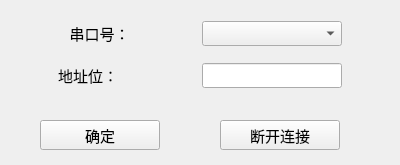
<?xml version="1.0" encoding="UTF-8"?>
<ui version="4.0">
 <class>FormSettingDialog</class>
 <widget class="QWidget" name="FormSettingDialog">
  <property name="geometry">
   <rect>
    <x>0</x>
    <y>0</y>
    <width>400</width>
    <height>165</height>
   </rect>
  </property>
  <property name="font">
   <font>
    <family>微软雅黑</family>
    <pointsize>11</pointsize>
   </font>
  </property>
  <property name="windowTitle">
   <string>Form</string>
  </property>
  <widget class="QWidget" name="widget_2" native="true">
   <property name="geometry">
    <rect>
     <x>10</x>
     <y>10</y>
     <width>381</width>
     <height>91</height>
    </rect>
   </property>
   <layout class="QVBoxLayout" name="verticalLayout">
    <item>
     <layout class="QHBoxLayout" name="horizontalLayout">
      <item>
       <widget class="QLabel" name="label">
        <property name="minimumSize">
         <size>
          <width>90</width>
          <height>25</height>
         </size>
        </property>
        <property name="maximumSize">
         <size>
          <width>90</width>
          <height>25</height>
         </size>
        </property>
        <property name="text">
         <string>   串口号：</string>
        </property>
       </widget>
      </item>
      <item>
       <widget class="QComboBox" name="comboBox_COM">
        <property name="minimumSize">
         <size>
          <width>140</width>
          <height>25</height>
         </size>
        </property>
        <property name="maximumSize">
         <size>
          <width>140</width>
          <height>25</height>
         </size>
        </property>
       </widget>
      </item>
     </layout>
    </item>
    <item>
     <layout class="QHBoxLayout" name="horizontalLayout_7">
      <item>
       <widget class="QLabel" name="label_7">
        <property name="minimumSize">
         <size>
          <width>90</width>
          <height>25</height>
         </size>
        </property>
        <property name="maximumSize">
         <size>
          <width>90</width>
          <height>25</height>
         </size>
        </property>
        <property name="text">
         <string>地址位：</string>
        </property>
       </widget>
      </item>
      <item>
       <widget class="QLineEdit" name="lineEdit">
        <property name="minimumSize">
         <size>
          <width>140</width>
          <height>25</height>
         </size>
        </property>
        <property name="maximumSize">
         <size>
          <width>140</width>
          <height>25</height>
         </size>
        </property>
       </widget>
      </item>
     </layout>
    </item>
   </layout>
  </widget>
  <widget class="QPushButton" name="btn_confirm">
   <property name="geometry">
    <rect>
     <x>40</x>
     <y>120</y>
     <width>120</width>
     <height>30</height>
    </rect>
   </property>
   <property name="minimumSize">
    <size>
     <width>120</width>
     <height>30</height>
    </size>
   </property>
   <property name="maximumSize">
    <size>
     <width>120</width>
     <height>30</height>
    </size>
   </property>
   <property name="text">
    <string>确定</string>
   </property>
  </widget>
  <widget class="QPushButton" name="btn_disconnect">
   <property name="geometry">
    <rect>
     <x>220</x>
     <y>120</y>
     <width>120</width>
     <height>30</height>
    </rect>
   </property>
   <property name="minimumSize">
    <size>
     <width>120</width>
     <height>30</height>
    </size>
   </property>
   <property name="maximumSize">
    <size>
     <width>120</width>
     <height>30</height>
    </size>
   </property>
   <property name="text">
    <string>断开连接</string>
   </property>
  </widget>
 </widget>
 <resources/>
 <connections/>
</ui>
